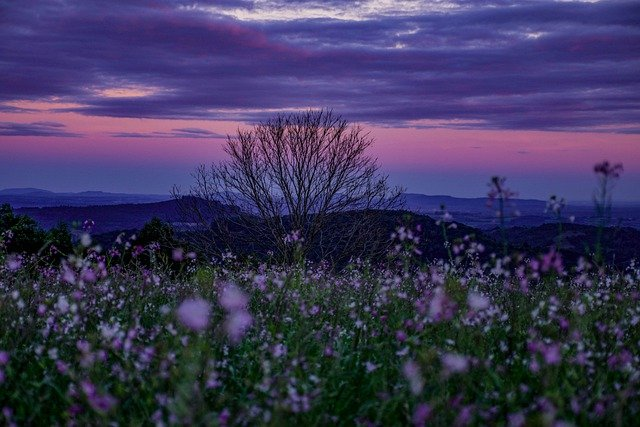
#> input picture Image Processing Programming/image file/grass.jpg, 640 x 427 px, found by its file name
$ jupyter execute --allow-errors IPP-2022-1-lab-08.ipynb   (older library calls are emulated)
#> lines starting #> are read from the running program, lines starting #| are printed output that depends on the picture
<h1 align='center'> 영상처리 프로그래밍 실습 8</h1>

<h6 align='right'> 2022. 5. 10. </h6>

<div class="alert alert-block alert-info">

- 파일 이름에서 00000000을 자신의 학번으로, name을 자신의 이름으로 수정하세요.

- 다음 줄에 자신의 이름, 학번, 학과(전공)을 적으세요.

* 이름:   &nbsp;&nbsp;          학번:    &nbsp;&nbsp;         학과(전공):

</div>

- JupyterLab 문서의 최신 버전은 [JupyterLab Documentation](https://jupyterlab.readthedocs.io/en/stable/index.html#/)을  참고하라

- Markdown은 [Markdown Guide](https://www.markdownguide.org/)를 참고하라.
- [Markdown Cheat Sheet](https://www.markdownguide.org/cheat-sheet/)

* 제출 마감: 5월 16일 (월) 오후 6:00까지 최종본을 SmartLEAD제출

[cell 1]
import cv2
import matplotlib.pyplot as plt

import numpy as np
print("OpenCV version", cv2.__version__)
print("NumPy version", np.__version__)

## 지난 주 문제 1.

예제 2의 프로그램을 다음과 같이 변경하라.

- 이동 평균 필터링을 가우시안 필터링으로 변경하라.
- 가우시안 커널의 표준편차인 sigmaX와 sigmaY를 개별적으로 조정할 수 있는 trackBar interface를 2 개 제공한다. 단, 표준 편차의 최댓값은 10.0이 되도록 한다.

[cell 2]
def Gaussian_filtering(file_name):
#> called with file_name = 'grass.jpg'
    def onGaussianFiltering(val):
        nonlocal img2, ksize, sigmaX, sigmaY
        ksize = val // 2 * 2 + 1
        img_filtered = cv2.GaussianBlur(img, (ksize, ksize), sigmaX=sigmaX, sigmaY=sigmaY)
        img2 = np.hstack((img, img_filtered))
        cv2.imshow(winName, img2)

    def onSigmaX(val):
        nonlocal sigmaX, sigmaY
        sigmaX = val / sigma_scale_factor
        v = ksize
        onGaussianFiltering(v)

    def onSigmaY(val):
        nonlocal sigmaX, sigmaY
        sigmaY = val / sigma_scale_factor
        v = ksize
        onGaussianFiltering(v)


    from os.path import exists
    ksize = 3
    sigmaX = 0.1
    sigmaY = 0.1
    sigma_scale_factor = 10
    if exists(file_name):
        img = cv2.imread(file_name)
#> img is the input picture: shape (427, 640, 3); mean B, G, R 90.1, 55.4, 60.2
    else:
        print(f"Image file '{file_name}' does not exist.")
        return
    img2 = np.hstack((img, img))
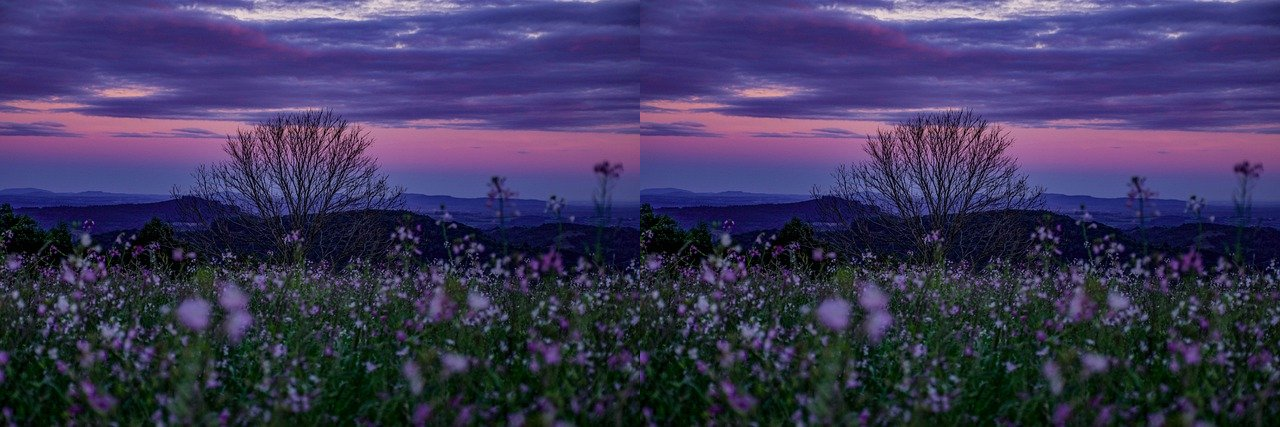
#> img2: shape (427, 1280, 3); mean B, G, R 90.1, 55.4, 60.2

    winName = "Gaussian Filtering"
    cv2.namedWindow(winName, flags=1|cv2.WINDOW_GUI_NORMAL)
    cv2.imshow(winName, img2)

    cv2.createTrackbar('kernel size', winName, 1, 51, onGaussianFiltering)
    cv2.createTrackbar('sigma_x', winName, int(sigmaX*sigma_scale_factor), 101, onSigmaX)
    cv2.createTrackbar('sigma_y', winName, int(sigmaY*sigma_scale_factor), 101, onSigmaY)
    cv2.setTrackbarMin('kernel size', winName, 1)
    cv2.setTrackbarMin('sigma_x', winName, 1)
    cv2.setTrackbarMin('sigma_y', winName, 1)
    cv2.waitKey(0)
    cv2.destroyAllWindows()

[cell 3]
Gaussian_filtering('grass.jpg')

## 예제 1.

다음 프로그램을 실행하라.

[cell 4]
from scipy import misc
#> (the rest of this cell did not finish here and is left out)

#> (a cell that did not finish here is left out)

#> (a cell that did not finish here is left out)

### 예제 2.
예제 1의 영상에 아래 두 커널을 적용해서 gradient의 크기를 구하고,
cv2.imshow 함수를 이용해서 원 영상과 gradient 크기 영상을 나란히 표시하라.

[cell 7]
k_diff_x = np.array([[0, 0, 0],         # 가로 방향 성분을 찾는 커널
                [0, -1, 0],
                [0, 1, 0]])
k_diff_y = np.array([[0, 0, 0],         # 세로 방향 성분을 찾는 커널
                [0, -1, 1],
                [0, 0, 0]])

[cell 8]
def filtering():
    k_diff_x = np.array([[0, 0, 0],         # 가로 방향 성분을 찾는 커널
                        [0, -1, 0],
                        [0, 1, 0]])
    k_diff_y = np.array([[0, 0, 0],         # 세로 방향 성분을 찾는 커널
                        [0, -1, 1],
                        [0, 0, 0]])

    Gx_img = cv2.filter2D(img, cv2.CV_32F, k_diff_x)
    Gy_img = cv2.filter2D(img, cv2.CV_32F, k_diff_y)
    G_img = np.sqrt(Gx_img**2 + Gy_img**2).round().clip(0, 255).astype(np.uint8)
    return G_img

#> (the rest of this cell did not finish here and is left out)

### 예제 3.
예제 1의 영상에 두 개의 대각 방향의 Roberts 두 커널을 적용한 후에 에지의 크기를 구하고,
cv2.imshow 함수를 이용해서 원 영상과 에지의 크기 영상을 나란히 표시하라.

[cell 9]
def filtering():
    roberts_1 = np.array([[-1, 0, 0],         # 대각선 방향의 edge를 찾는 커널
                         [0, 1, 0],
                         [0, 0, 0]])
    roberts_2 = np.array([[0, 0, -1],         # 대각선 방향의 edge를 찾는 커널
                        [0, 1, 0],
                        [0, 0, 0]])

    Gx_img = cv2.filter2D(img, cv2.CV_32F, roberts_1)
    Gy_img = cv2.filter2D(img, cv2.CV_32F, roberts_2)
    G_img = np.sqrt(Gx_img**2 + Gy_img**2).round().clip(0, 255).astype(np.uint8)
    return G_img

#> (the rest of this cell did not finish here and is left out)

### 예제 4.
예제 2와 예제 3의 프로그램을 하나로 통합하여 edge_detection(img) 함수로 만들려고 한다.
단, trackBar interface를 이용해서 수평/수직 방향의 에지의 크기를 선택한다.
- 0: 원 영상 - 원 영상
- 1: 원 영상 - 수평/수직 방향의 에지 크기
- 2: 원 영상 - 대각 방향의  에지 크기

[cell 10]
# [45 lines left out: function edge_detection, not called in this run]

#> (a cell that did not finish here is left out)

### 예제 5.
예제 4의 프로그램에 다음 기능을 추가하라.
- 0: 원 영상 - 원 영상
- 1: 원 영상 - 수평/수직 방향의 에지 크기
- 2: 원 영상 - 대각 방향의  에지 크기
- 3: 원 영상 - Prewitt 커널 에지 크기
- 4: 원 영상 - 4 방향 라플라시안 결과의 절대값
- 5: 원 영상 - 8 방향 라플라시안 결과의 절대값

[cell 12]
from os.path import exists
# [72 lines left out: function edge_detection, not called in this run]

#> (a cell that did not finish here is left out)

### 예제 6.
예제 5의 프로그램을 원 영상에 가우시안 잡음을 추가한 후에 에지를 검출하는 프로그램으로 수정하라.

단, 왼쪽에는 가우시안 잡음이 포함된 영상을 표시하고, 오른쪽에는 예제 5에서 구한 에지 영상을 표시한다.
또한, trackBar 인터페이스를 추가해서 가우시안 잡음의 분산을 조정할 수 있어야 한다.

[cell 14]
from os.path import exists
# [82 lines left out: function edge_detection, not called in this run]

#> (a cell that did not finish here is left out)

### 예제 7. Canny Edge detection

다음 도움말과 프로그램을 통해서 cv2.Canny() 함수의 사용법을 익혀보자.

[cell 16]
help(cv2.Canny)

[cell 17]
th1 = 120
th2 = 200
#> (the rest of this cell did not finish here and is left out)

### 문제 1. 다음 조건을 만족하는 함수 canny_edge_detection(filename) 함수를 작성하라.
- parameter로 주어진 영상 파일이 없으면 오류 메시지를 콘솔에 출력하고 종료한다.
- parameter로 주어진 영상 파일이 있으면 영상 파일을 읽고 원 영상과 cv2.Canny() 함수 실행 결과 영상을 나란히 표시한다.
- OpenCV의 trackbar 인터페이스를 통해서 cv2.Canny에 필요한 두 개의 thresholds를 조절한다.
- canny와 std of GN

[cell 18]
from os.path import exists
def canny_edge_detection(filename):
#> called with filename = 'basement.jpg'
    def onThresholds1(val):
        nonlocal th2, img2, img_filtered, img_n
        th1 = val
        # n = np.random.normal(0, 0.01, img.shape)
        # noisy_img_f = img/255 + n
        # noisy_img = (255*noisy_img_f).round(0).clip(0, 255).astype(np.uint8)
        img_filtered = cv2.Canny(img_n, th1, th2)
        img2 = np.hstack((img, img_filtered))
        cv2.imshow(winName, img2)

    def onThresholds2(val):
        nonlocal th1, img2, img_filtered, img_n
        th2 = val
        # n = np.random.normal(0, 0.01, img.shape)
        # noisy_img_f = img/255 + n
        # noisy_img = (255*noisy_img_f).round(0).clip(0, 255).astype(np.uint8)
        img_filtered = cv2.Canny(img_n, th1, th2)
        img2 = np.hstack((img, img_filtered))
        cv2.imshow(winName, img2)

    def onGaussianNoise(val):
        nonlocal img2, img
        noise = np.random.normal(0, val/100, img.shape)
        img_f = img/255 + noise
        img_n = (255*img_f).round().clip(0, 255).astype(np.uint8)


    if exists(filename):
        img = cv2.imread(filename)
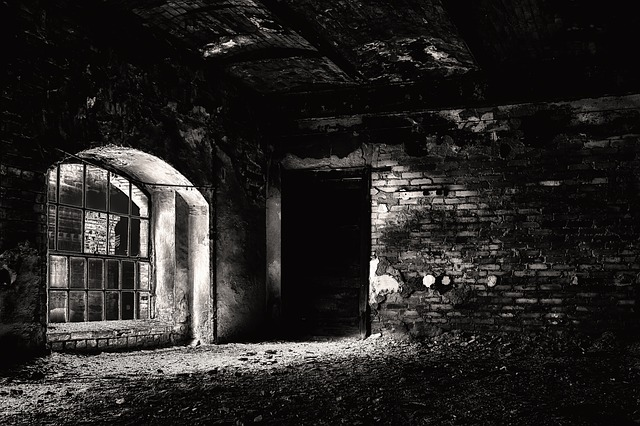
#> input picture Image Processing Programming/image file/basement.jpg, 640 x 426 px, found by its file name
#> img is the input picture: shape (426, 640, 3); mean B, G, R 34.9, 36.4, 38.3
    else:
        print(f"Image file '{filename}' does not exist")
        return

    img = cv2.cvtColor(img, cv2.COLOR_BGR2GRAY)
#> img: shape (426, 640)
    img_filtered = img.copy()
    img_n = img.copy()
    img2 = np.hstack((img, img_filtered))
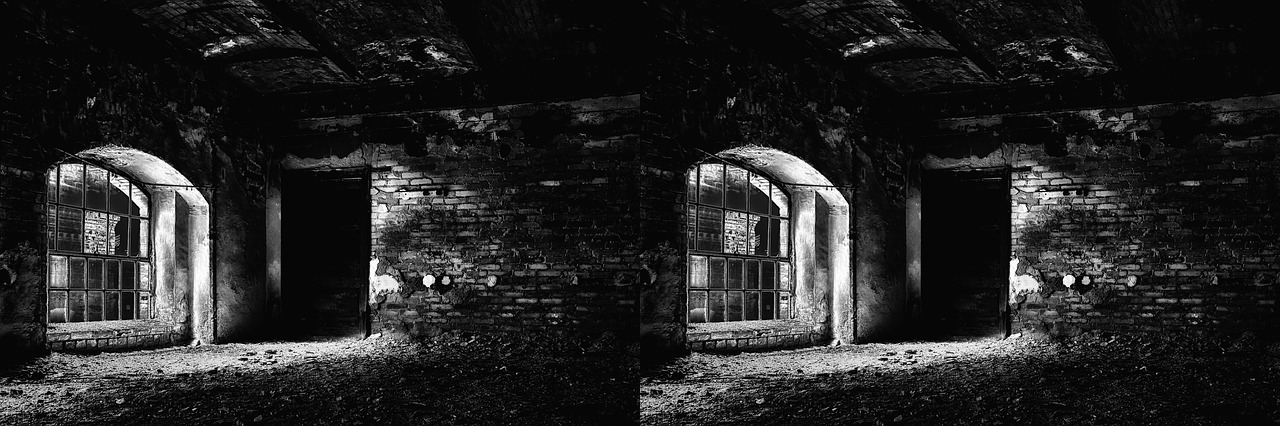
#> img2: shape (426, 1280); min 0, max 255, mean 36.8

    th1 = 0
    th2 = 0

    winName = 'Edge Detection'
    cv2.namedWindow(winName, flags=1|cv2.WINDOW_GUI_NORMAL)

    cv2.createTrackbar('thresholds1', winName, 0, 300, onThresholds1)
#> slider 'thresholds1' is set to 100
    cv2.createTrackbar('thresholds2', winName, 0, 300, onThresholds2)
#> slider 'thresholds2' is set to 300
    cv2.createTrackbar('std of GN', winName, 0, 10, onGaussianNoise)
#> slider 'std of GN' is set to 3

    cv2.imshow(winName, img2)
    cv2.waitKey()
#> in onThresholds1, `img_filtered = cv2.Canny(img_n, th1, th2)`:
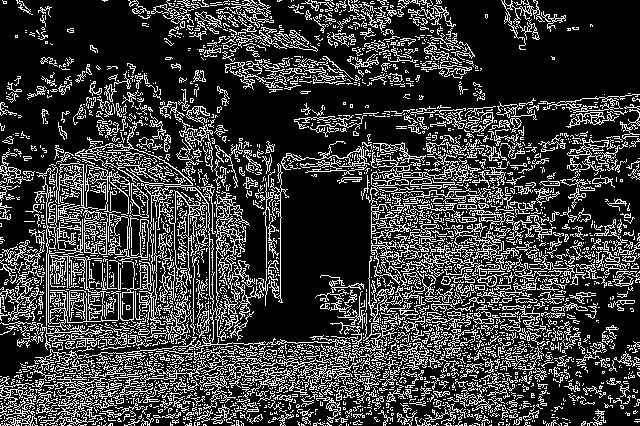
#> img_filtered: shape (426, 640); 23.3% white in thin lines or dots
#> in onThresholds1, `img2 = np.hstack((img, img_filtered))`:
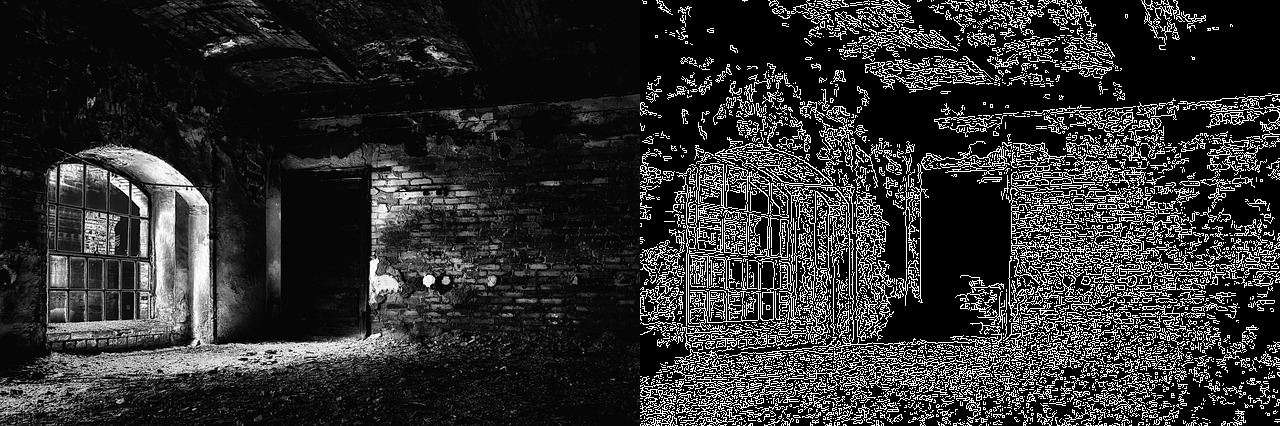
#> img2: shape (426, 1280); min 0, max 255, mean 48.1
#> in onThresholds2, `img_filtered = cv2.Canny(img_n, th1, th2)`:
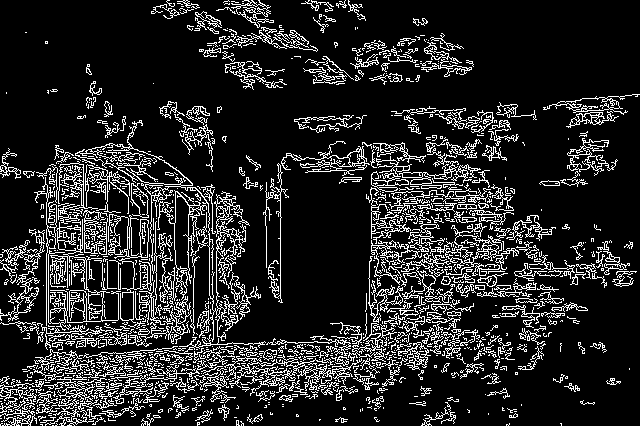
#> img_filtered: shape (426, 640); 15.2% white in thin lines or dots
#> in onThresholds2, `img2 = np.hstack((img, img_filtered))`:
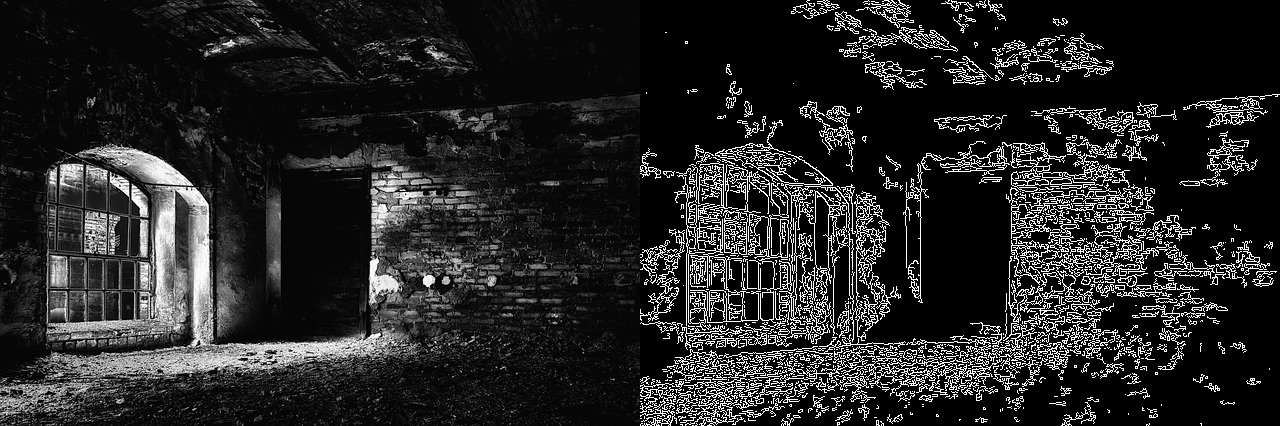
#> img2: shape (426, 1280); min 0, max 255, mean 37.8
#> in onGaussianNoise, `img_f = img/255 + noise`:
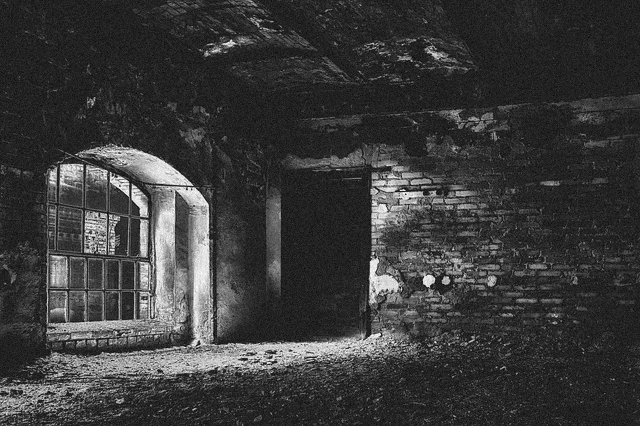
#> img_f: shape (426, 640) float64; min -0.138, max 1.09, mean 0.144; drawn with min black and max white
    cv2.destroyWindow(winName)
